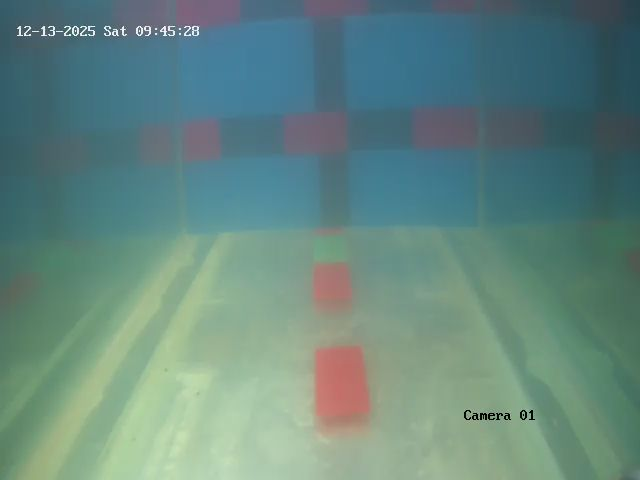
#> input picture Before_Story_PPT/front view.jpeg, 640 x 480 px; its folder holds only this picture in this run
$ python -i image_enhancements.py   (imports and definitions only)   (older library calls are emulated)
#> lines starting #> are read from the running program, lines starting #| are printed output that depends on the picture
#> further down, picture is the input picture: shape (480, 640, 3); mean B, G, R 127.4, 134.9, 100.6
"""
IMAGE ENHANCEMENT MODULE FOR DISTURBED UNDERWATER ENVIRONMENTS
==============================================================
6 proven Computer Vision enhancement techniques designed to rescue
fish measurements from severely degraded, low-visibility video frames.

Publication Reference:
    These techniques are standard in underwater image restoration literature.
    - CLAHE: Zuiderveld (1994), "Contrast Limited Adaptive Histogram Equalization"
    - Non-Local Means: Buades et al. (2005), "A Non-Local Algorithm for Image Denoising"
    - Bilateral Filter: Tomasi & Manduchi (1998), "Bilateral Filtering for Gray and Color Images"
    - Retinex: Jobson et al. (1997), "A Multiscale Retinex for Bridging the Gap Between Color Images and the Human Observation of Scenes"
"""

import cv2
import numpy as np


# ─────────────────────────────────────────────────────────────
# 1. AUTO GAMMA CORRECTION (Exposure Normalization)
# ─────────────────────────────────────────────────────────────
def auto_gamma_correction(frame_bgr: np.ndarray, target_mean: float = 127.0) -> np.ndarray:
    """
    Automatically adjusts the gamma of the frame so that the mean luminance
    hits a target value. This normalizes overexposed (washed out) and
    underexposed (too dark) frames to a consistent baseline.
    """
#> called with target_mean = 127
    gray = cv2.cvtColor(frame_bgr, cv2.COLOR_BGR2GRAY)
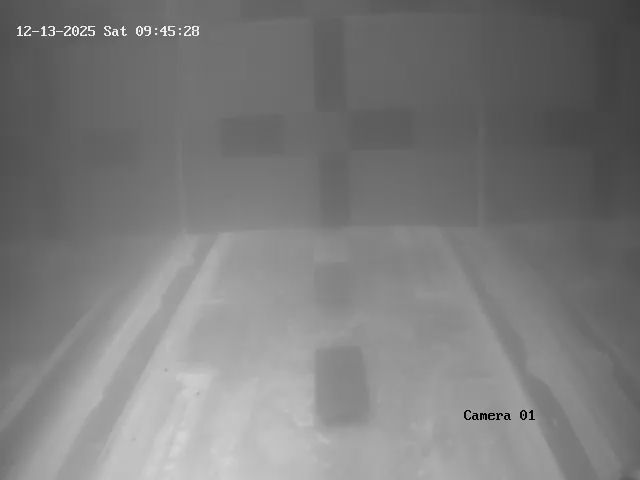
#> gray: shape (480, 640); min 3, max 254, mean 123.8
    mean_lum = float(np.mean(gray))
#> mean_lum = 123.8
    if mean_lum <= 1.0:
        mean_lum = 1.0
    # gamma = log(target) / log(current_mean), clamped to [0.3, 3.0]
    gamma = np.log(target_mean / 255.0) / np.log(mean_lum / 255.0 + 1e-9)
#> gamma = 0.964
    gamma = float(np.clip(gamma, 0.3, 3.0))

    # Build lookup table
    inv_gamma = 1.0 / gamma
#> inv_gamma = 1.04
    table = np.array([((i / 255.0) ** inv_gamma) * 255 for i in range(256)], dtype=np.uint8)
#> table = 256 values from 0 to 255
    return cv2.LUT(frame_bgr, table)


# ─────────────────────────────────────────────────────────────
# 2. CLAHE (Contrast Limited Adaptive Histogram Equalization)
# ─────────────────────────────────────────────────────────────
def apply_clahe(frame_bgr: np.ndarray, clip_limit: float = 3.0, tile_size: int = 8) -> np.ndarray:
    """
    Applies CLAHE on the L-channel of LAB color space.
    Unlike global histogram equalization, CLAHE operates on local tiles,
    dramatically improving local contrast in unevenly lit underwater scenes
    without blowing out highlights.
    """
#> called with clip_limit = 3, tile_size = 8
    lab = cv2.cvtColor(frame_bgr, cv2.COLOR_BGR2LAB)
#> lab: shape (480, 640, 3); mean of channels 0, 1, 2 132.9, 115.2, 128.1
    l_channel, a_channel, b_channel = cv2.split(lab)
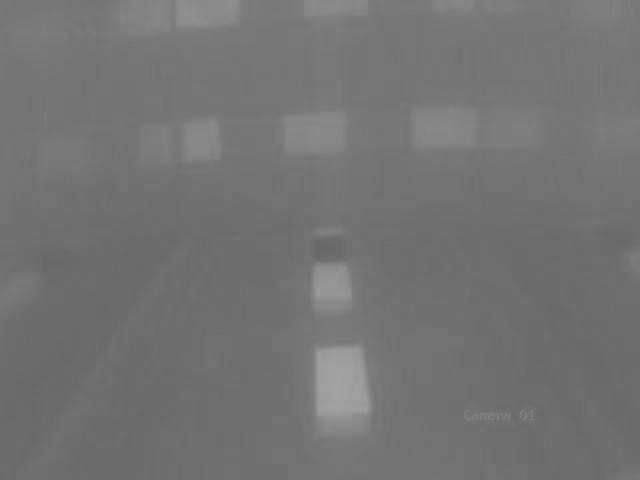
#> a_channel: shape (480, 640); min 103, max 163, mean 115.2
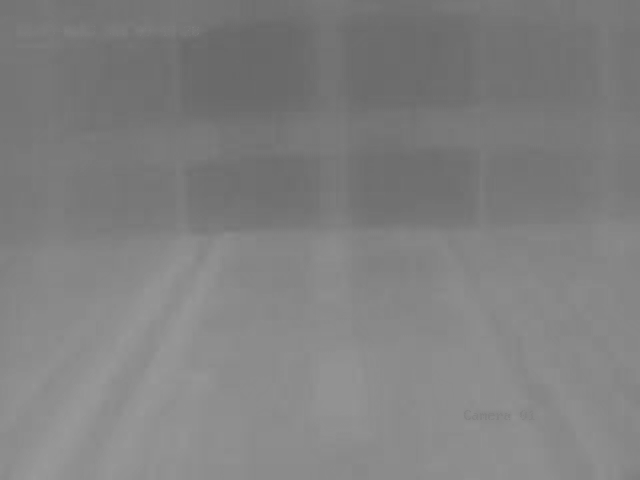
#> b_channel: shape (480, 640); min 104, max 153, mean 128.1

    clahe = cv2.createCLAHE(clipLimit=clip_limit, tileGridSize=(tile_size, tile_size))
    l_enhanced = clahe.apply(l_channel)
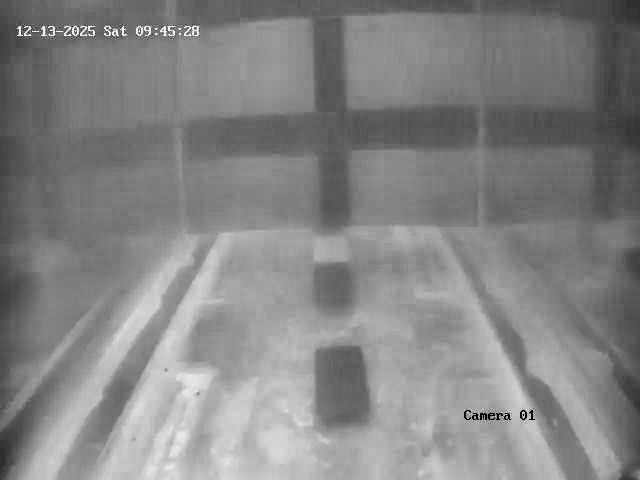
#> l_enhanced: shape (480, 640); min 1, max 254, mean 132.5

    enhanced_lab = cv2.merge([l_enhanced, a_channel, b_channel])
#> enhanced_lab: shape (480, 640, 3); mean of channels 0, 1, 2 132.5, 115.2, 128.1
    return cv2.cvtColor(enhanced_lab, cv2.COLOR_LAB2BGR)
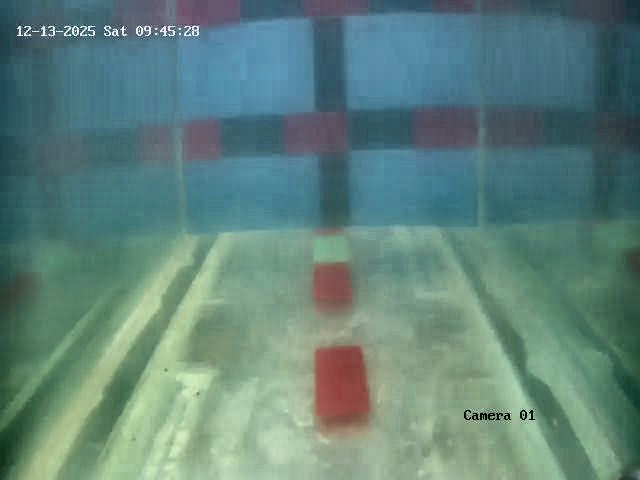
#> returned value: shape (480, 640, 3); mean B, G, R 123.5, 131, 96.7


# ─────────────────────────────────────────────────────────────
# 3. NON-LOCAL MEANS DENOISING
# ─────────────────────────────────────────────────────────────
def denoise_nlm(frame_bgr: np.ndarray, h: float = 10.0, h_color: float = 10.0,
                template_window: int = 7, search_window: int = 21) -> np.ndarray:
    """
    Fast denoising using Gaussian blur in LAB color space.
    Smooths luminance noise while preserving color edges.
    Replaces the slow cv2.fastNlMeansDenoisingColored for real-time processing.
    """
#> called with h = 5, h_color = 5, template_window = 7, search_window = 21
    lab = cv2.cvtColor(frame_bgr, cv2.COLOR_BGR2LAB)
#> lab: shape (480, 640, 3); mean of channels 0, 1, 2 132.5, 115.2, 128.1
    l_ch, a_ch, b_ch = cv2.split(lab)
    # Denoise luminance channel only (preserves color)
    ksize = max(3, int(h) | 1)  # Ensure odd kernel
    l_ch = cv2.GaussianBlur(l_ch, (ksize, ksize), 0)
    denoised_lab = cv2.merge([l_ch, a_ch, b_ch])
#> denoised_lab: shape (480, 640, 3); mean of channels 0, 1, 2 132.5, 115.2, 128.1
    return cv2.cvtColor(denoised_lab, cv2.COLOR_LAB2BGR)


# ─────────────────────────────────────────────────────────────
# 4. BILATERAL FILTER (Edge-Preserving Smoothing)
# ─────────────────────────────────────────────────────────────
# [127 lines left out: functions apply_bilateral_filter, refine_mask_enhanced, multi_scale_retinex, unsharp_mask, visibility_score, not called in this run]


# ─────────────────────────────────────────────────────────────
# FULL ENHANCEMENT PIPELINE
# ─────────────────────────────────────────────────────────────
def enhance_frame(frame_bgr: np.ndarray, low_visibility: bool = False, apply_gamma: bool = True) -> np.ndarray:
    """
    Applies the full enhancement pipeline to a single video frame.

    Pipeline order (carefully chosen for optimal interaction):
        1. Gamma Correction (optional)
        2. CLAHE
        3. Multi-Scale Retinex (optional)
        4. NLM Denoising
        5. Unsharp Mask (optional)
    """
    # Step 1: Normalize exposure
    if apply_gamma:
        out = auto_gamma_correction(frame_bgr)
    else:
        out = frame_bgr.copy()

    # Step 2: Local contrast enhancement
    out = apply_clahe(out, clip_limit=3.0)

    # Step 3: Retinex for severely degraded frames
    if low_visibility:
        out = multi_scale_retinex(out)

    # Step 4: Denoise (must come after contrast enhancement)
    out = denoise_nlm(out, h=5.0, h_color=5.0)

    # Step 5: Sharpen if low visibility
    if low_visibility:
        out = unsharp_mask(out, sigma=2.0, strength=1.0)

    return out


# [21 lines left out: function motion_mask_enhanced, not called in this run]

>>> import cv2
>>> picture = cv2.imread('../Before_Story_PPT/front view.jpeg')
>>> result = enhance_frame(picture)

$ run again, on Before_Story_PPT/top view.jpeg
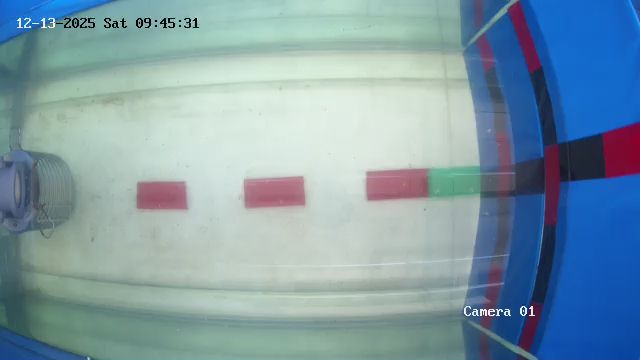
#> input picture Before_Story_PPT/top view.jpeg, 640 x 360 px
#> picture is the input picture: shape (360, 640, 3); mean B, G, R 167.6, 155, 127.9
#> in auto_gamma_correction, `gray = cv2.cvtColor(frame_bgr, cv2.COLOR_BGR2GRAY)`:
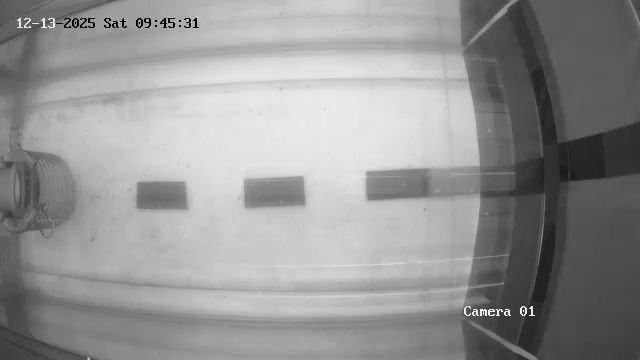
#> gray: shape (360, 640); min 3, max 253, mean 148.4
#> mean_lum = 148.4
#> gamma = 1.29
#> inv_gamma = 0.777
#> table = 256 values from 0 to 255
#> enhanced_lab: shape (360, 640, 3); mean of channels 0, 1, 2 163.8, 124.5, 119
#> in apply_clahe, `return cv2.cvtColor(enhanced_lab, cv2.COLOR_LAB2BGR)`:
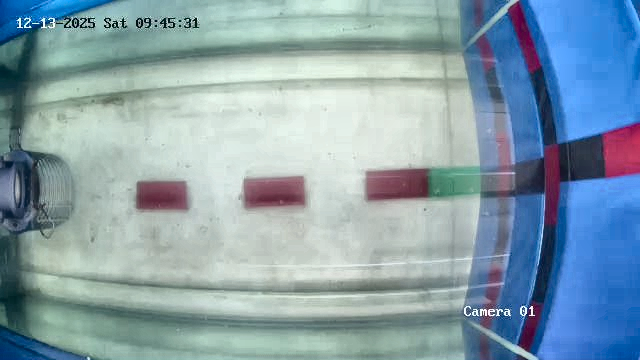
#> returned value: shape (360, 640, 3); mean B, G, R 172.1, 159.9, 134.7
#> denoised_lab: shape (360, 640, 3); mean of channels 0, 1, 2 163.9, 124.6, 119.1
